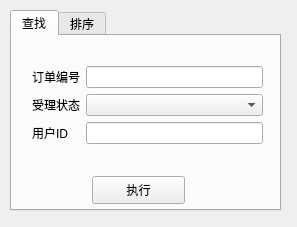
<?xml version="1.0" encoding="UTF-8"?>
<ui version="4.0">
 <class>MOrderQuery</class>
 <widget class="QWidget" name="MOrderQuery">
  <property name="geometry">
   <rect>
    <x>0</x>
    <y>0</y>
    <width>297</width>
    <height>227</height>
   </rect>
  </property>
  <property name="windowTitle">
   <string>Form</string>
  </property>
  <widget class="QTabWidget" name="tabWidget">
   <property name="geometry">
    <rect>
     <x>10</x>
     <y>10</y>
     <width>271</width>
     <height>201</height>
    </rect>
   </property>
   <property name="currentIndex">
    <number>0</number>
   </property>
   <widget class="QWidget" name="tab">
    <attribute name="title">
     <string>查找</string>
    </attribute>
    <widget class="QWidget" name="formLayoutWidget">
     <property name="geometry">
      <rect>
       <x>20</x>
       <y>30</y>
       <width>231</width>
       <height>81</height>
      </rect>
     </property>
     <layout class="QFormLayout" name="formLayout">
      <item row="0" column="0">
       <widget class="QLabel" name="label">
        <property name="text">
         <string>订单编号</string>
        </property>
       </widget>
      </item>
      <item row="0" column="1">
       <widget class="QLineEdit" name="lineEdit_oid"/>
      </item>
      <item row="1" column="0">
       <widget class="QLabel" name="label_2">
        <property name="text">
         <string>受理状态</string>
        </property>
       </widget>
      </item>
      <item row="2" column="0">
       <widget class="QLabel" name="label_6">
        <property name="text">
         <string>用户ID</string>
        </property>
       </widget>
      </item>
      <item row="2" column="1">
       <widget class="QLineEdit" name="lineEdit_uid"/>
      </item>
      <item row="1" column="1">
       <widget class="QComboBox" name="comboBox_select_state">
        <item>
         <property name="text">
          <string/>
         </property>
        </item>
        <item>
         <property name="text">
          <string>已处理</string>
         </property>
        </item>
        <item>
         <property name="text">
          <string>未处理</string>
         </property>
        </item>
       </widget>
      </item>
     </layout>
    </widget>
    <widget class="QPushButton" name="pushButton_select_commit">
     <property name="geometry">
      <rect>
       <x>80</x>
       <y>140</y>
       <width>93</width>
       <height>28</height>
      </rect>
     </property>
     <property name="text">
      <string>执行</string>
     </property>
    </widget>
   </widget>
   <widget class="QWidget" name="tab_2">
    <attribute name="title">
     <string>排序</string>
    </attribute>
    <widget class="QWidget" name="formLayoutWidget_2">
     <property name="geometry">
      <rect>
       <x>40</x>
       <y>10</y>
       <width>177</width>
       <height>91</height>
      </rect>
     </property>
     <layout class="QFormLayout" name="formLayout_2">
      <item row="0" column="0">
       <widget class="QLabel" name="label_3">
        <property name="text">
         <string>订单编号</string>
        </property>
       </widget>
      </item>
      <item row="0" column="1">
       <widget class="QComboBox" name="comboBox_sort_oid">
        <item>
         <property name="text">
          <string/>
         </property>
        </item>
        <item>
         <property name="text">
          <string>升序</string>
         </property>
        </item>
        <item>
         <property name="text">
          <string>降序</string>
         </property>
        </item>
       </widget>
      </item>
      <item row="1" column="0">
       <widget class="QLabel" name="label_4">
        <property name="text">
         <string>订单状态</string>
        </property>
       </widget>
      </item>
      <item row="1" column="1">
       <widget class="QComboBox" name="comboBox_sort_state">
        <item>
         <property name="text">
          <string/>
         </property>
        </item>
        <item>
         <property name="text">
          <string>未处理优先</string>
         </property>
        </item>
        <item>
         <property name="text">
          <string>处理优先</string>
         </property>
        </item>
       </widget>
      </item>
      <item row="2" column="0">
       <widget class="QLabel" name="label_5">
        <property name="text">
         <string>付款时间</string>
        </property>
       </widget>
      </item>
      <item row="2" column="1">
       <widget class="QComboBox" name="comboBox_sort_time">
        <item>
         <property name="text">
          <string/>
         </property>
        </item>
        <item>
         <property name="text">
          <string>由新到旧</string>
         </property>
        </item>
        <item>
         <property name="text">
          <string>由旧到新</string>
         </property>
        </item>
       </widget>
      </item>
     </layout>
    </widget>
    <widget class="QPushButton" name="pushButton_sort_commit">
     <property name="geometry">
      <rect>
       <x>80</x>
       <y>130</y>
       <width>93</width>
       <height>28</height>
      </rect>
     </property>
     <property name="text">
      <string>执行</string>
     </property>
    </widget>
   </widget>
  </widget>
 </widget>
 <resources/>
 <connections/>
</ui>
